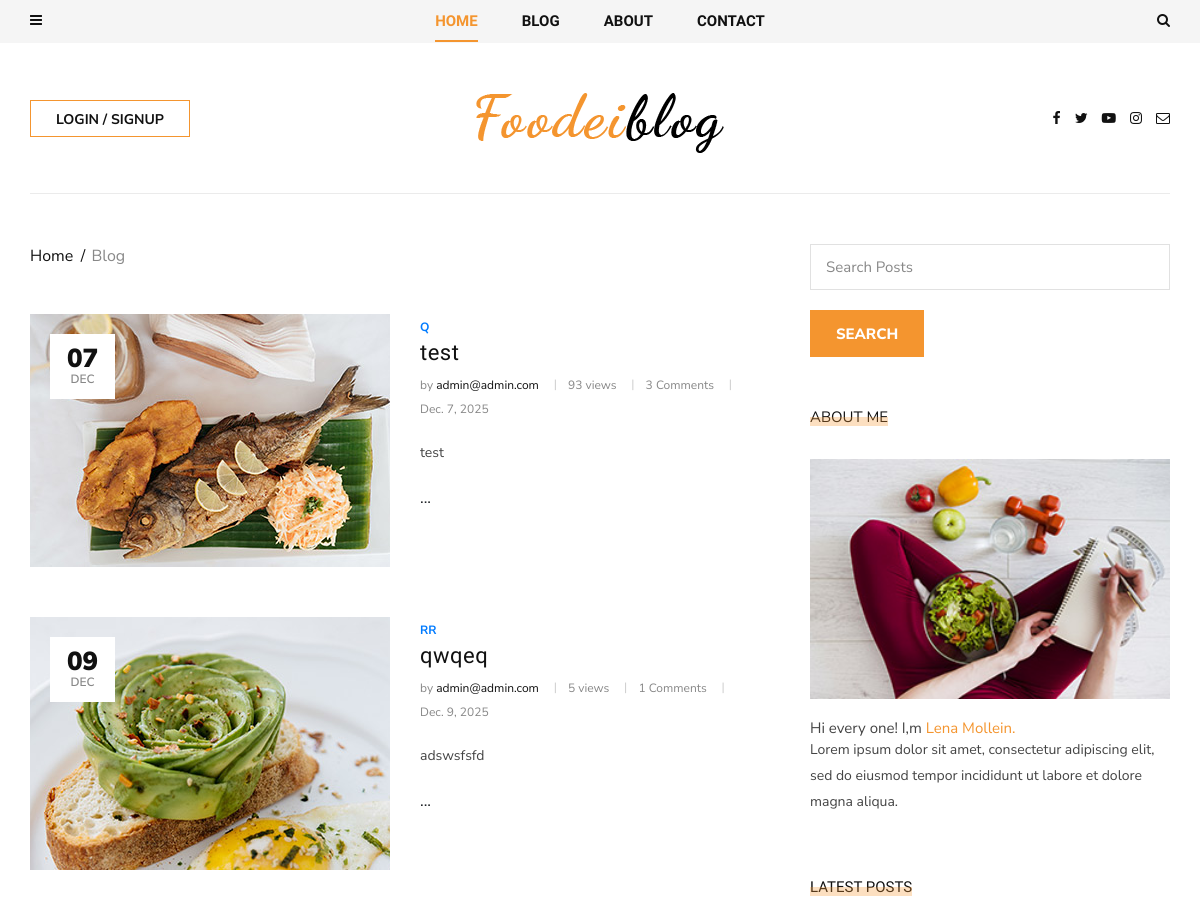
/blog/ (upper part), run on an earlier commit of the app's database.
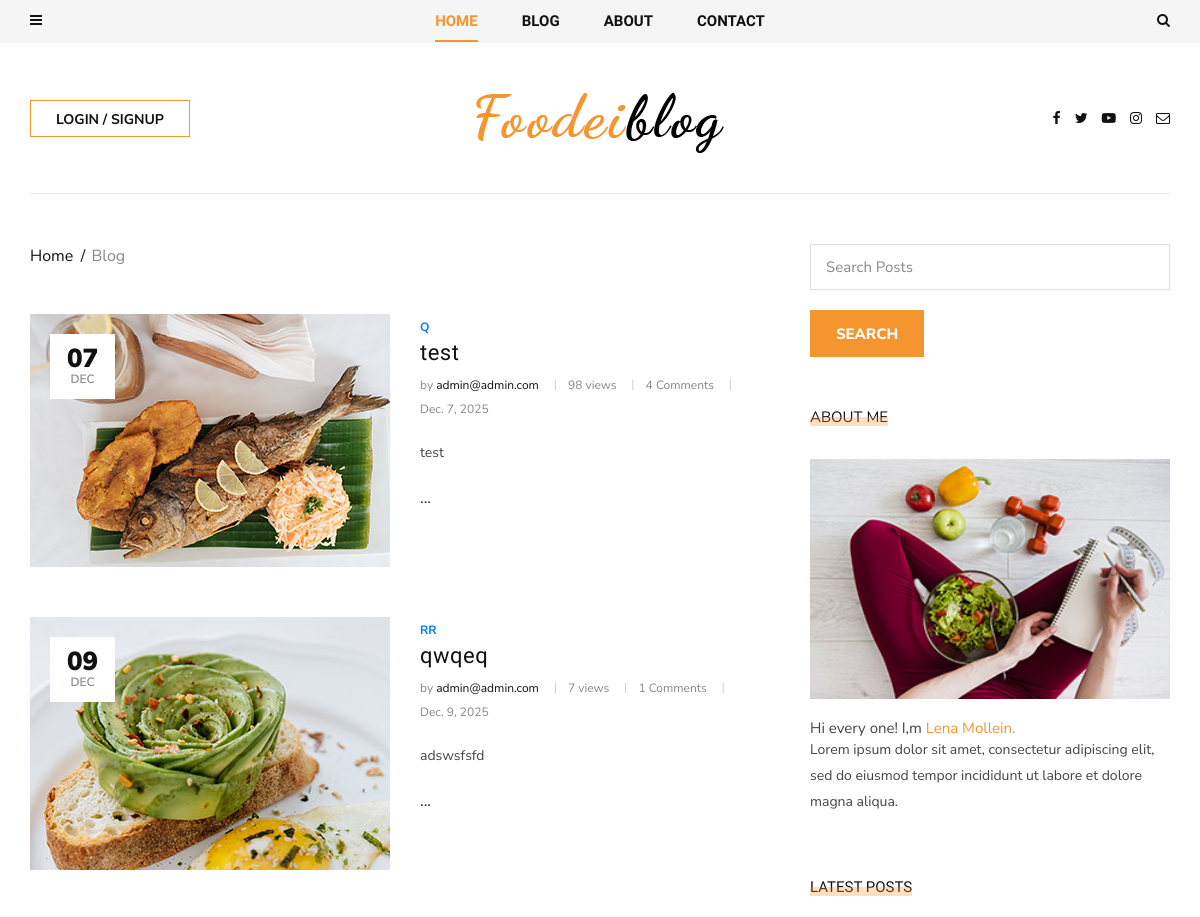
And on a later commit of the database.
### blog/models.py (models this page shows, shortened)
class Post(models.Model):
    image = models.ImageField(upload_to = 'blog/', default = 'blog/default.jpg')
    author = models.ForeignKey("accounts.Profile",on_delete = models.SET_NULL,null = True)
    title = models.CharField(max_length=255)
    content = models.TextField()
    tags = TaggableManager()
    category = models.ManyToManyField(Category)
    counted_views = models.IntegerField(default=0)
    status = models.BooleanField(default=False)
    login_require = models.BooleanField(default=False)
    published_date = models.DateTimeField(null=True)
    created_date = models.DateTimeField(auto_now_add=True)
    updated_date = models.DateTimeField(auto_now=True)
    class Meta:
        ordering = ['id']

### accounts/models.py (models this page shows, shortened)
class Profile(models.Model):
    user = models.ForeignKey(User, on_delete=models.CASCADE)
    first_name = models.CharField(max_length=250)
    last_name = models.CharField(max_length=250)
    image = models.ImageField(blank=True, null=True)
    description = models.TextField()
    created_date = models.DateTimeField(auto_now_add=True)
    updated_date = models.DateTimeField(auto_now=True)
    def __str__(self):
        return self.user.email

class User(AbstractBaseUser, PermissionsMixin):
    email = models.EmailField(max_length=255, unique=True)
    is_staff = models.BooleanField(default=False)
    is_active = models.BooleanField(default=True)
    is_superuser = models.BooleanField(default=False)
    is_verified = models.BooleanField(default=False)
    created_date = models.DateTimeField(auto_now_add=True)
    updated_date = models.DateTimeField(auto_now=True)
    USERNAME_FIELD = "email"
    REQUIRED_FIELDS = []
    objects = UserManager()

### blog/views.py (the view)
# urls.py: path('',blog_home_view,name='blog_home'),
def blog_home_view(request,cat_name = None,author = None,tag_name = None):
    posts = Post.objects.filter(published_date__lte = timezone.now(), status = True)
    s_flag = False
    if tag_name:
        posts = posts.filter(tags__name = tag_name)
    if cat_name:
        posts = posts.filter(category__name = cat_name)
    if author:
        posts = posts.filter(author__username = author)
    if s:= request.GET.get('s'):
        posts = posts.filter(content__contains = s)
        s_flag = True
    posts,totalpages = page_management(request,posts)
    context = {'posts':posts,'totalpages':totalpages,'s_flag':s_flag ,'s':s}
    return render(request,'blog/blog-home2.html',context)

### blog/models.py (called while the page is built)
    def __str__(self):
        return self.name

### blog/templatetags/blog_tags.py (called while the page is built)
@register.filter
def snippet(value,arg):
    return value[:arg]

@register.inclusion_tag('blog/blog_latestposts.html')
def latestposts():
    posts = Post.objects.filter(published_date__lte = timezone.now(),status=1).order_by('published_date')[:2]
    return {'posts':posts}

@register.inclusion_tag('blog/blog_postcategories.html')
def postcategories():
    posts = Post.objects.filter(published_date__lte = timezone.now(),status=1)
    categories = Category.objects.all()
    cat_dict = {}
    for name in categories:
        cat_dict[name] = posts.filter(category=name).count()
    return {'categories':cat_dict}

@register.inclusion_tag('blog/blog-tag-clouds.html')
def tagclouds():
    posts = Post.objects.filter(published_date__lte = timezone.now(),status=1)
    tags=set()
    for post in posts:
        post_all_tags = post.tags.all()
        for i in range(len(post_all_tags)):
            tags.add(post_all_tags[i])
    return {'tags':tags}

@register.simple_tag
def comment_count(post):
    comments = Task.objects.filter(post = post).count()
    return comments

### templates/blog/blog-home2.html (shortened to what this page needs)
{%extends 'base2.html'%}
{%load static%}
{% load blog_tags %}
{% load humanize %}
{%block content%}
    <section class="categories categories-grid spad">
        <div class="categories__post">
            <div class="container">
                <div class="categories__grid__post">
                    <div class="row">
                        <div class="col-lg-8 col-md-8">
                            <div class="breadcrumb__text">
                                <div class="breadcrumb__option">
                                    <a href="{% url "website:index" %}">Home</a>
                                    <span>Blog</span>
                                </div>
                            </div>
                            {%for post in posts%}
                            <div class="categories__list__post__item">
                                <div class="row">
                                    <div class="col-lg-6 col-md-6">
                                        <div class="categories__post__item__pic set-bg"
                                            data-setbg={{post.image.url}}>
                                            <div class="post__meta">
                                                <h4>{{post.published_date|date:'d'}}</h4>
                                                <span>{{post.published_date|date:'M'}}</span>
                                            </div>
                                        </div>
                                    </div>
                                    <div class="col-lg-6 col-md-6">
                                        <div class="categories__post__item__text">
                                            <span class="post__label">
                                                {% for cat in post.category.all %}
                                                <a href="{% url "blog:category" cat_name=cat.name %}">{{cat.name}} {%if not forloop.last%} | {%endif%}</a>
                                                {% endfor %}
                                            </span>
                                            <h3><a href="{% url "blog:blog_single" pid=post.id %}">{{post.title}}</a></h3>
                                            <ul class="post__widget">
                                                <li>by <span>{{post.author}}</span></li>
                                                <li>{{post.counted_views}} views</li>
                                                <li>{% comment_count post %} Comments</li>
                                                <li>{{post.published_date|naturalday}}</li>
                                            </ul>
                                            <p>{{post.content|snippet:100|safe}} ...</p>
                                        </div>
                                    </div>
                                </div>
                            </div>
                            {%endfor%}
                        </div>
                        <div class="col-lg-4 col-md-4">
                            <div class="sidebar__item">
                                <div class="sidebar__subscribe__item">
									<form action="{% url "blog:search" %}" method="GET">
			                            <input placeholder="Search Posts" name="s" type="text" class="email-input">
			                            <button type="submit" class="site-btn">Search</button>
			                        </form>
                                </div>
                                <br><br>
                                {%include 'blog/blog_writer.html'%}
                                {% latestposts %}
                                <br>
                            </div>
                        </div>
                    </div>
                </div>
            </div>
        </div>
    </section>
{%endblock%}

What changed in the data, as far as the page shows it:
changed Post "test": counted_views "93" → "98"; id "3" → "4"
changed Post "qwqeq": counted_views "5" → "7"
